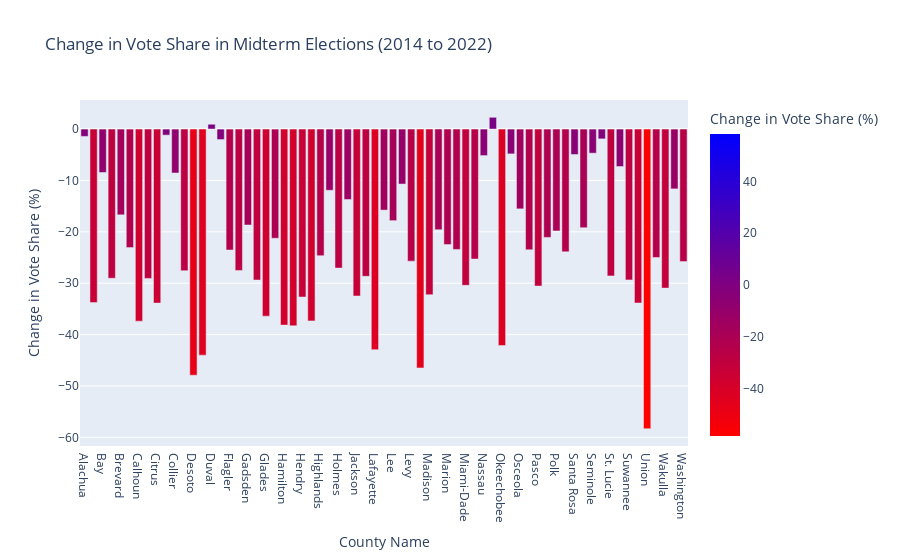

Notebook code for this chart:
### Code cell
# Graph this data for all counties
vote_share_by_year_county["2014_to_2022_diff"] = vote_share_by_year_county["2014_to_2022_diff"].astype(float)
 
fig_bar = px.bar(vote_share_by_year_county, 
                             x=vote_share_by_year_county.index, 
                             y='2014_to_2022_diff', 
                             title='Change in Vote Share in Midterm Elections (2014 to 2022)',
                             color='2014_to_2022_diff',
                             color_continuous_scale=px.colors.sequential.Bluered_r,
                             color_continuous_midpoint=0,
                             labels={'2014_to_2022_diff' : 'Change in Vote Share (%)', 'county_name' : 'County Name'})
fig_bar.show()

### Figure 1 — Plotly figure (JSON) as saved in the notebook; plotly's stock layout.template omitted (floating-point values rounded to 4 significant figures)
{"data": [{"alignmentgroup": "True", "hovertemplate": "County Name=%{x}<br>Change in Vote Share (%)=%{marker.color}<extra></extra>", "legendgroup": "", "marker": {"color": [-1.43, -33.77, -8.45, -29.03, -16.69, -23.06, -37.38, -29.07, -33.86, -1.18, -8.55, -27.56, -47.9, -44.0, 0.94, -2.04, -23.54, -27.51, -18.67, -29.38, -36.41, -21.25, -38.15, -38.29, -32.68, -37.33, -24.64, -11.91, -27.05, -13.71, -32.48, -28.66, -42.93, -15.77, -17.82, -10.7, -25.7, -46.49, -32.24, -19.57, -22.48, -23.42, -30.41, -25.3, -5.16, 2.29, -42.13, -4.83, -15.53, -23.49, -30.56, -21.09, -19.82, -23.89, -4.95, -19.2, -4.69, -1.91, -28.57, -7.29, -29.35, -33.85, -58.31, -24.99, -30.95, -11.64, -25.79], "coloraxis": "coloraxis", "pattern": {"shape": ""}}, "name": "", "offsetgroup": "", "orientation": "v", "showlegend": false, "textposition": "auto", "type": "bar", "x": ["Alachua", "Baker", "Bay", "Bradford", "Brevard", "Broward", "Calhoun", "Charlotte", "Citrus", "Clay", "Collier", "Columbia", "Desoto", "Dixie", "Duval", "Escambia", "Flagler", "Franklin", "Gadsden", "Gilchrist", "Glades", "Gulf", "Hamilton", "Hardee", "Hendry", "Hernando", "Highlands", "Hillsborough", "Holmes", "Indian River", "Jackson", "Jefferson", "Lafayette", "Lake", "Lee", "Leon", "Levy", "Liberty", "Madison", "Manatee", "Marion", "Martin", "Miami-Dade", "Monroe", "Nassau", "Okaloosa", "Okeechobee", "Orange", "Osceola", "Palm Beach", "Pasco", "Pinellas", "Polk", "Putnam", "Santa Rosa", "Sarasota", "Seminole", "St. Johns", "St. Lucie", "Sumter", "Suwannee", "Taylor", "Union", "Volusia", "Wakulla", "Walton", "Washington"], "xaxis": "x", "y": [-1.43, -33.77, -8.45, -29.03, -16.69, -23.06, -37.38, -29.07, -33.86, -1.18, -8.55, -27.56, -47.9, -44.0, 0.94, -2.04, -23.54, -27.51, -18.67, -29.38, -36.41, -21.25, -38.15, -38.29, -32.68, -37.33, -24.64, -11.91, -27.05, -13.71, -32.48, -28.66, -42.93, -15.77, -17.82, -10.7, -25.7, -46.49, -32.24, -19.57, -22.48, -23.42, -30.41, -25.3, -5.16, 2.29, -42.13, -4.83, -15.53, -23.49, -30.56, -21.09, -19.82, -23.89, -4.95, -19.2, -4.69, -1.91, -28.57, -7.29, -29.35, -33.85, -58.31, -24.99, -30.95, -11.64, -25.79], "yaxis": "y"}], "layout": {"barmode": "relative", "coloraxis": {"cmid": 0, "colorbar": {"title": {"text": "Change in Vote Share (%)"}}, "colorscale": [[0, "rgb(255,0,0)"], [1, "rgb(0,0,255)"]]}, "legend": {"tracegroupgap": 0}, "title": {"text": "Change in Vote Share in Midterm Elections (2014 to 2022)"}, "xaxis": {"anchor": "y", "domain": [0, 1], "title": {"text": "County Name"}}, "yaxis": {"anchor": "x", "domain": [0, 1], "title": {"text": "Change in Vote Share (%)"}}}}
